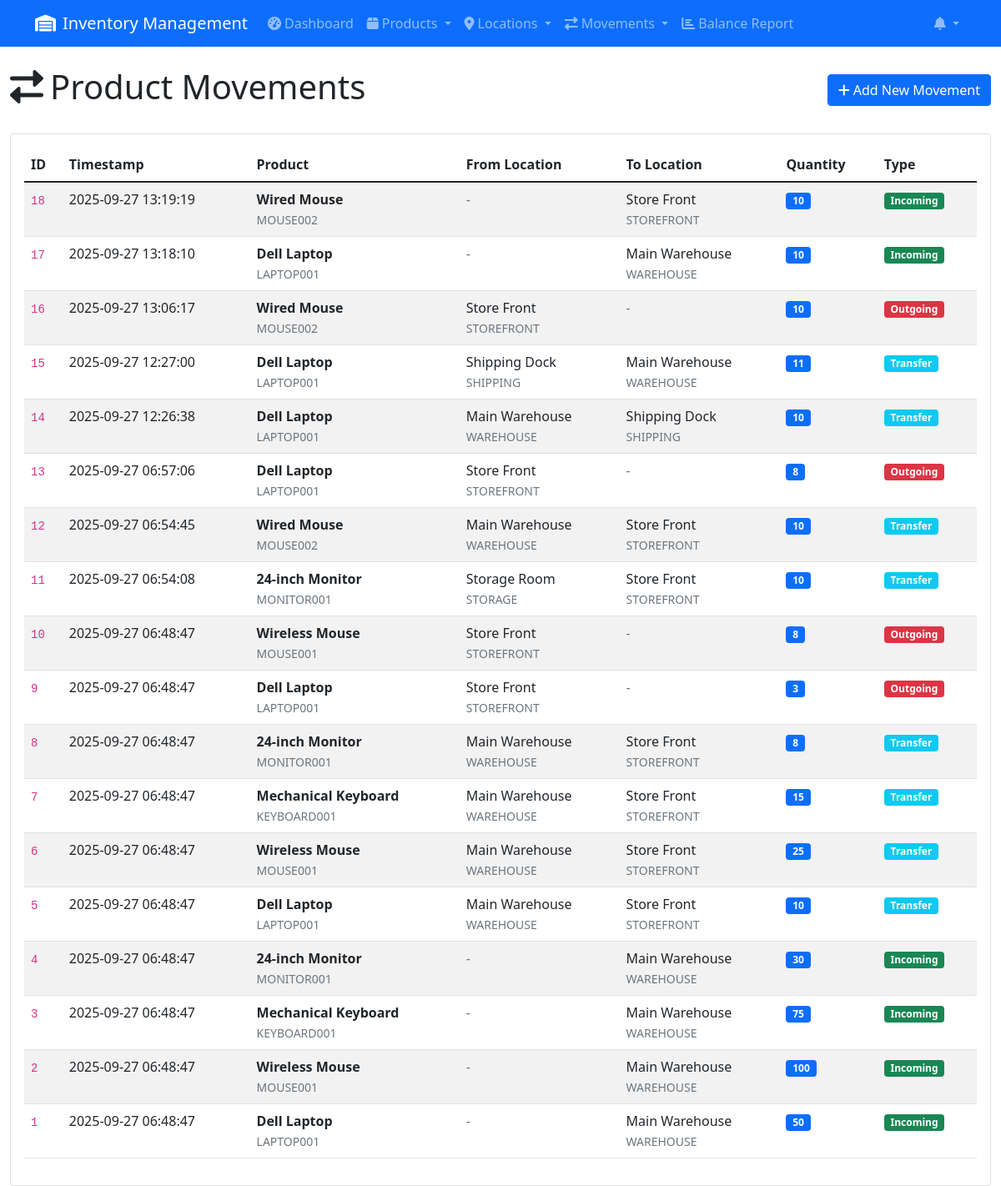
/movements, run on the app's committed database.
### app.py (models this page shows, shortened)
class ProductMovement(db.Model):
    movement_id = db.Column(db.Integer, primary_key=True, autoincrement=True)
    timestamp = db.Column(db.DateTime, nullable=False, default=datetime.utcnow)
    from_location = db.Column(db.String(50), db.ForeignKey('location.location_id'), nullable=True)
    to_location = db.Column(db.String(50), db.ForeignKey('location.location_id'), nullable=True)
    product_id = db.Column(db.String(50), db.ForeignKey('product.product_id'), nullable=False)
    qty = db.Column(db.Integer, nullable=False)
    product = db.relationship('Product', backref=db.backref('movements', lazy=True))
    from_loc = db.relationship('Location', foreign_keys=[from_location], backref=db.backref('outgoing_movements', lazy=True))
    to_loc = db.relationship('Location', foreign_keys=[to_location], backref=db.backref('incoming_movements', lazy=True))

class Product(db.Model):
    product_id = db.Column(db.String(50), primary_key=True)
    name = db.Column(db.String(100), nullable=False)
    description = db.Column(db.Text)

class Location(db.Model):
    location_id = db.Column(db.String(50), primary_key=True)
    name = db.Column(db.String(100), nullable=False)
    description = db.Column(db.Text)

### app.py (the view)
@app.route('/movements')
def movements():
    page = request.args.get('page', 1, type=int)
    movements = ProductMovement.query.order_by(ProductMovement.timestamp.desc()).paginate(
        page=page, per_page=20, error_out=False)
    return render_template('movements.html', movements=movements)

### app.py (called while the page is built, shortened)
def get_product_summary():
    products = Product.query.all()
    summary = {}
    for product in products:
        total_imported = db.session.query(db.func.sum(ProductMovement.qty)).filter(
            ProductMovement.product_id == product.product_id,
            ProductMovement.to_location.isnot(None)
        ).scalar() or 0
        total_sold = db.session.query(db.func.sum(ProductMovement.qty)).filter(
            ProductMovement.product_id == product.product_id,
            ProductMovement.to_location.is_(None)
        ).scalar() or 0
        in_hand = total_imported - total_sold
        summary[product.product_id] = {
            'in_hand': in_hand,
            'sold': total_sold,
            'imported': total_imported
        }
    return summary

def get_stock_notifications():
    notifications = {
        'out_of_stock': [],
        'low_stock': [],
        'count': 0
    }
    product_summary = get_product_summary()
    for product_id, data in product_summary.items():
        product = Product.query.get(product_id)
        if not product:
            continue
        in_hand = data['in_hand']
    notifications['count'] = len(notifications['out_of_stock']) + len(notifications['low_stock'])
    return notifications

@app.context_processor
def inject_notifications():
    return {'stock_notifications': get_stock_notifications()}

### templates/movements.html (shortened to what this page needs)
{% extends "base.html" %}
{% block content %}
<div class="row">
    <div class="col-12">
        <div class="d-flex justify-content-between align-items-center mb-4">
            <h1><i class="fas fa-exchange-alt me-2"></i>Product Movements</h1>
            <a href="{{ url_for('add_movement') }}" class="btn btn-primary">
                <i class="fas fa-plus me-1"></i>Add New Movement
            </a>
        </div>
    </div>
</div>
<div class="row">
    <div class="col-12">
        <div class="card">
            <div class="card-body">
                {% if movements.items %}
                    <div class="table-responsive">
                        <table class="table table-striped">
                            <thead>
                                <tr>
                                    <th>ID</th>
                                    <th>Timestamp</th>
                                    <th>Product</th>
                                    <th>From Location</th>
                                    <th>To Location</th>
                                    <th>Quantity</th>
                                    <th>Type</th>
                                </tr>
                            </thead>
                            <tbody>
                                {% for movement in movements.items %}
                                <tr>
                                    <td><code>{{ movement.movement_id }}</code></td>
                                    <td>{{ movement.timestamp.strftime('%Y-%m-%d %H:%M:%S') }}</td>
                                    <td>
                                        <strong>{{ movement.product.name }}</strong><br>
                                        <small class="text-muted">{{ movement.product_id }}</small>
                                    </td>
                                    <td>
                                        {% if movement.from_location %}
                                            {{ movement.from_loc.name }}<br>
                                            <small class="text-muted">{{ movement.from_location }}</small>
                                        {% else %}
                                            <span class="text-muted">-</span>
                                        {% endif %}
                                    </td>
                                    <td>
                                        {% if movement.to_location %}
                                            {{ movement.to_loc.name }}<br>
                                            <small class="text-muted">{{ movement.to_location }}</small>
                                        {% else %}
                                            <span class="text-muted">-</span>
                                        {% endif %}
                                    </td>
                                    <td><span class="badge bg-primary">{{ movement.qty }}</span></td>
                                    <td>
                                        {% if not movement.from_location and movement.to_location %}
                                            <span class="badge bg-success">Incoming</span>
                                        {% elif movement.from_location and not movement.to_location %}
                                            <span class="badge bg-danger">Outgoing</span>
                                        {% else %}
                                            <span class="badge bg-info">Transfer</span>
                                        {% endif %}
                                    </td>
                                </tr>
                                {% endfor %}
                            </tbody>
                        </table>
                    </div>
                {% endif %}
            </div>
        </div>
    </div>
</div>
{% endblock %}

### data on the page
ProductMovement: movement_id "18", timestamp "2025-09-27 13:19:19", product.name "Wired Mouse", product_id "MOUSE002", to_loc.name "Store Front", to_location "STOREFRONT", qty "10", shows "Incoming"
ProductMovement: movement_id "17", timestamp "2025-09-27 13:18:10", product.name "Dell Laptop", product_id "LAPTOP001", to_loc.name "Main Warehouse", to_location "WAREHOUSE", qty "10", shows "Incoming"
ProductMovement: movement_id "16", timestamp "2025-09-27 13:06:17", product.name "Wired Mouse", product_id "MOUSE002", from_loc.name "Store Front", from_location "STOREFRONT", qty "10", shows "Outgoing"
ProductMovement: movement_id "15", timestamp "2025-09-27 12:27:00", product.name "Dell Laptop", product_id "LAPTOP001", from_loc.name "Shipping Dock", from_location "SHIPPING", to_loc.name "Main Warehouse", to_location "WAREHOUSE", qty "11", shows "Transfer"
ProductMovement: movement_id "14", timestamp "2025-09-27 12:26:38", product.name "Dell Laptop", product_id "LAPTOP001", from_loc.name "Main Warehouse", from_location "WAREHOUSE", to_loc.name "Shipping Dock", to_location "SHIPPING", qty "10", shows "Transfer"
ProductMovement: movement_id "13", timestamp "2025-09-27 06:57:06", product.name "Dell Laptop", product_id "LAPTOP001", from_loc.name "Store Front", from_location "STOREFRONT", qty "8", shows "Outgoing"
ProductMovement: movement_id "12", timestamp "2025-09-27 06:54:45", product.name "Wired Mouse", product_id "MOUSE002", from_loc.name "Main Warehouse", from_location "WAREHOUSE", to_loc.name "Store Front", to_location "STOREFRONT", qty "10", shows "Transfer"
ProductMovement: movement_id "11", timestamp "2025-09-27 06:54:08", product.name "24-inch Monitor", product_id "MONITOR001", from_loc.name "Storage Room", from_location "STORAGE", to_loc.name "Store Front", to_location "STOREFRONT", qty "10", shows "Transfer"
ProductMovement: movement_id "10", timestamp "2025-09-27 06:48:47", product.name "Wireless Mouse", product_id "MOUSE001", from_loc.name "Store Front", from_location "STOREFRONT", qty "8", shows "Outgoing"
ProductMovement: movement_id "9", timestamp "2025-09-27 06:48:47", product.name "Dell Laptop", product_id "LAPTOP001", from_loc.name "Store Front", from_location "STOREFRONT", qty "3", shows "Outgoing"
ProductMovement: movement_id "8", timestamp "2025-09-27 06:48:47", product.name "24-inch Monitor", product_id "MONITOR001", from_loc.name "Main Warehouse", from_location "WAREHOUSE", to_loc.name "Store Front", to_location "STOREFRONT", qty "8", shows "Transfer"
ProductMovement: movement_id "7", timestamp "2025-09-27 06:48:47", product.name "Mechanical Keyboard", product_id "KEYBOARD001", from_loc.name "Main Warehouse", from_location "WAREHOUSE", to_loc.name "Store Front", to_location "STOREFRONT", qty "15", shows "Transfer"
ProductMovement: movement_id "6", timestamp "2025-09-27 06:48:47", product.name "Wireless Mouse", product_id "MOUSE001", from_loc.name "Main Warehouse", from_location "WAREHOUSE", to_loc.name "Store Front", to_location "STOREFRONT", qty "25", shows "Transfer"
ProductMovement: movement_id "5", timestamp "2025-09-27 06:48:47", product.name "Dell Laptop", product_id "LAPTOP001", from_loc.name "Main Warehouse", from_location "WAREHOUSE", to_loc.name "Store Front", to_location "STOREFRONT", qty "10", shows "Transfer"
ProductMovement: movement_id "4", timestamp "2025-09-27 06:48:47", product.name "24-inch Monitor", product_id "MONITOR001", to_loc.name "Main Warehouse", to_location "WAREHOUSE", qty "30", shows "Incoming"
ProductMovement: movement_id "3", timestamp "2025-09-27 06:48:47", product.name "Mechanical Keyboard", product_id "KEYBOARD001", to_loc.name "Main Warehouse", to_location "WAREHOUSE", qty "75", shows "Incoming"
ProductMovement: movement_id "2", timestamp "2025-09-27 06:48:47", product.name "Wireless Mouse", product_id "MOUSE001", to_loc.name "Main Warehouse", to_location "WAREHOUSE", qty "100", shows "Incoming"
ProductMovement: movement_id "1", timestamp "2025-09-27 06:48:47", product.name "Dell Laptop", product_id "LAPTOP001", to_loc.name "Main Warehouse", to_location "WAREHOUSE", qty "50", shows "Incoming"
